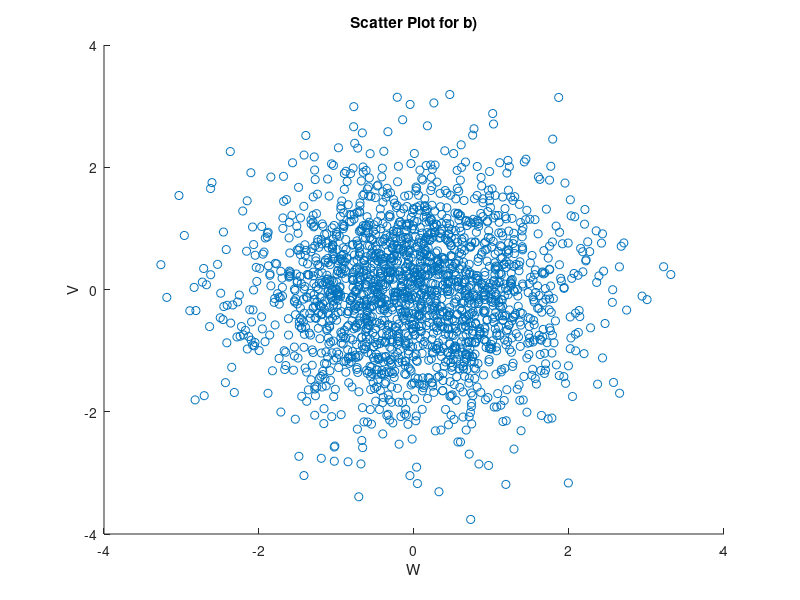
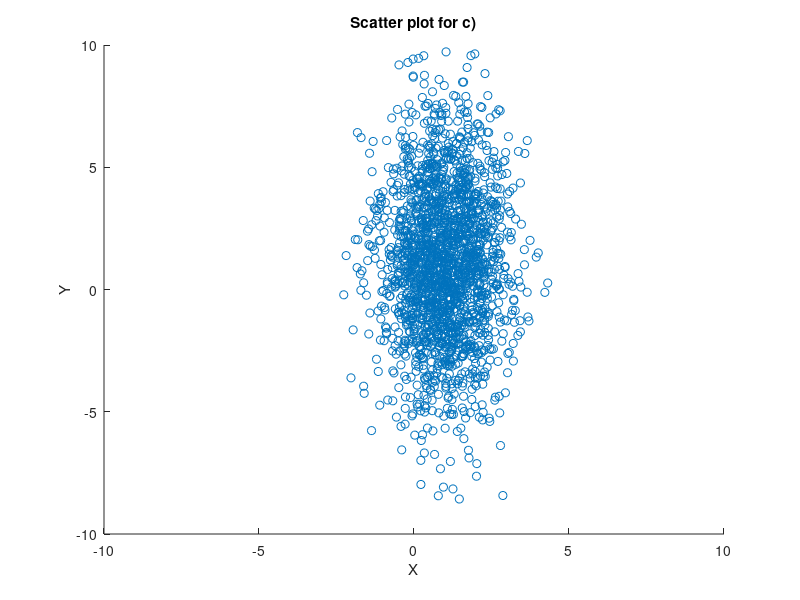

Recreate these plots in MATLAB, in order. (Note: this script raises an error after producing the figures.)
close all
clear
clc

%part a
fprintf('Part a)\n')
Z = randn(2000,2);
W = Z(:,1);
V = Z(:,2);
CZ = cov(Z);
disp('Cov[Z] = '),disp(CZ)

%part b
figure, scatter(W,V)
xlabel('W')
ylabel('V')
title('Scatter Plot for b)')

%part c
X = 1 + W;
Y = -3*V + 1;
figure, scatter(X,Y)
xlim([-10,10])
ylim([-10,10])
xlabel('X')
ylabel('Y')
title('Scatter plot for c)')

%part d
fprintf('Part d) \n')
CXY = cov([X,Y]);
disp('Cov[X,Y] = '),disp(CXY)

% part e
fprintf('Part (e)\n')
disp('Cov[P,Y] =')
P = 2*X+Y;
e = cov(P,Y);
disp(e)

% part f
fprintf('Part (f)\n')
y = mean(Y);
disp('E[Y] =')
disp(y)
p = mean(P);
disp('E[P] =')
disp(p)
y2 = mean(Y.^2);
p2 = mean(P.^2);
vary = y2 - y^2;
disp('Var[Y] =')
disp(vary)
varp = p2 - p^2;
disp('Var[P] =')
disp(varp)
covy = cov(Y);
disp('Cov[Y] =')
disp(covy)
covp = cov(P);
disp('Cov[P] =')
disp(covp)

%part g
Y=2;
mean(P)

% part h
I = find((Y < 2.05)&(Y>1.95));
aveP = sum(P(I))/size(I,1)

%part i
Ep = mean(P); 
Ey = mean(Y); 
varY = var(Y);

covPY = cov(P,Y); 
%EPY2 = Ep + (covPY(1,2)/varY)*(2 - Ey)